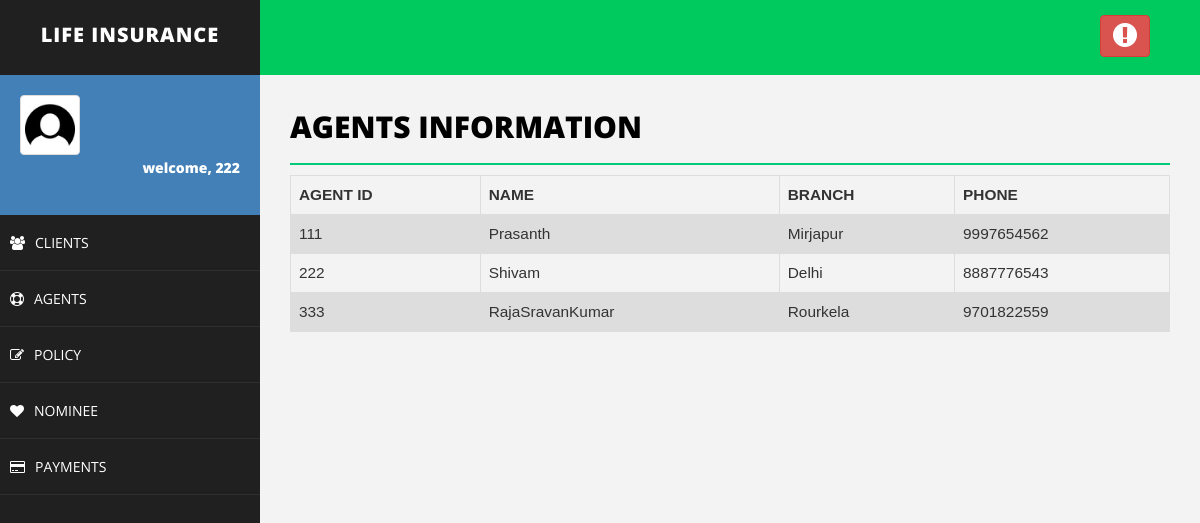
The app's page /lims/agent.php (signed in) with its own data.
### tables this page shows
CREATE TABLE `agent` (
  `agent_id` varchar(50) NOT NULL,
  `agent_password` varchar(30) NOT NULL,
  `name` varchar(50) NOT NULL,
  `branch` varchar(50) NOT NULL,
  `phone` varchar(50) NOT NULL
);

### lims/agent.php (the view, shortened to what this page needs)
<!DOCTYPE html>
<html>
<head>
    <link href="assets/css/bootstrap.css" rel="stylesheet" />
    <link href="assets/css/font-awesome.css" rel="stylesheet" />
    <link href="assets/css/basic.css" rel="stylesheet" />
    <link href="assets/css/custom.css" rel="stylesheet" />
</head>
<body>
<?php include 'header.php';
?>
        <div id="page-wrapper">
                <div class="row">
                    <div class="col-md-12">
                        <h1 class="page-head-line">Agents Information
						</h1>
                    </div>
                </div>
<?php
include'connection.php';
	$sql = "SELECT agent_id,agent_password,name,branch,phone FROM agent";
	$result = $conn->query($sql);
	echo "<table class=\"table\">\n";
    echo "  <tr>\n";
    echo "    <th>AGENT ID</th>\n";
    echo "    <th>NAME</th>\n";
    echo "    <th>BRANCH</th>\n";
    echo "    <th>PHONE</th>\n";
    echo "  </tr>";
	if ($result->num_rows > 0) {
	while($row = $result->fetch_assoc()) {
		echo "<tr>\n";
		echo "    <td>".$row["agent_id"]."</td>\n";
		echo "    <td>".$row["name"]."</td>\n";
		echo "    <td>".$row["branch"]."</td>\n";
		echo "    <td>".$row["phone"]."</td>\n";
	}
	echo "</table>\n";
}
?>
        </div>
    </div>
</body>
</html>

### lims/assets/css/basic.css (style rules this page uses)
body { font-family: 'Open Sans', sans-serif; line-height:25px; }
#page-wrapper { padding: 15px 15px; min-height: 600px; background: #F3F3F3; }
.page-head-line { font-size: 30px; text-transform: uppercase; color: #000; font-weight: 800; padding-bottom: 20px; border-bottom: 2px solid #00CA79; margin-bottom: 10px; }
@media (min-width:768px) { #page-wrapper { margin: 0 0 0 260px; padding: 15px 30px; min-height: 1200px; } }

### lims/agent.php (style rules this page uses)
table { font-family: arial, sans-serif; border-collapse: collapse; width: 100%; margin-left:0%; font-size:110%; }
td, th { border: 1px solid #dddddd; text-align: left; padding: 8px; }
tr:nth-child(even) { background-color: #dddddd; }

### records on screen
agent: agent_id "111", name "Prasanth", branch "Mirjapur", phone "9997654562"
agent: agent_id "222", name "Shivam", branch "Delhi", phone "8887776543"
agent: agent_id "333", name "RajaSravanKumar", branch "Rourkela", phone "9701822559"

### other values on screen
$_SESSION["username"] "222"
